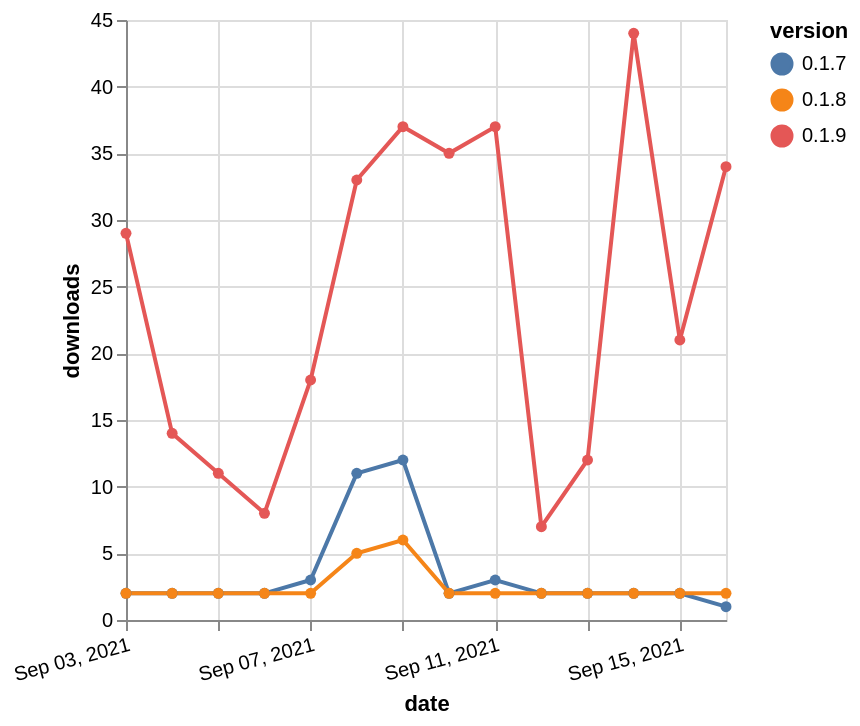

Source (Vega-Lite JSON):
### Vega-Lite specification from a JSON file in a GitHub repository (floating-point values rounded to 4 significant figures)
{"$schema": "https://vega.github.io/schema/vega-lite/v5.json", "description": "A simple bar chart with embedded data.", "data": {"values": [{"date": "2021-09-03", "total": 21201, "delta": 29, "version": "0.1.9"}, {"date": "2021-09-04", "total": 21215, "delta": 14, "version": "0.1.9"}, {"date": "2021-09-05", "total": 21226, "delta": 11, "version": "0.1.9"}, {"date": "2021-09-06", "total": 21234, "delta": 8, "version": "0.1.9"}, {"date": "2021-09-07", "total": 21252, "delta": 18, "version": "0.1.9"}, {"date": "2021-09-08", "total": 21285, "delta": 33, "version": "0.1.9"}, {"date": "2021-09-09", "total": 21322, "delta": 37, "version": "0.1.9"}, {"date": "2021-09-10", "total": 21357, "delta": 35, "version": "0.1.9"}, {"date": "2021-09-11", "total": 21394, "delta": 37, "version": "0.1.9"}, {"date": "2021-09-12", "total": 21401, "delta": 7, "version": "0.1.9"}, {"date": "2021-09-13", "total": 21413, "delta": 12, "version": "0.1.9"}, {"date": "2021-09-14", "total": 21457, "delta": 44, "version": "0.1.9"}, {"date": "2021-09-15", "total": 21478, "delta": 21, "version": "0.1.9"}, {"date": "2021-09-16", "total": 21512, "delta": 34, "version": "0.1.9"}, {"date": "2021-09-03", "total": 7968, "delta": 2, "version": "0.1.7"}, {"date": "2021-09-04", "total": 7970, "delta": 2, "version": "0.1.7"}, {"date": "2021-09-05", "total": 7972, "delta": 2, "version": "0.1.7"}, {"date": "2021-09-06", "total": 7974, "delta": 2, "version": "0.1.7"}, {"date": "2021-09-07", "total": 7977, "delta": 3, "version": "0.1.7"}, {"date": "2021-09-08", "total": 7988, "delta": 11, "version": "0.1.7"}, {"date": "2021-09-09", "total": 8000, "delta": 12, "version": "0.1.7"}, {"date": "2021-09-10", "total": 8002, "delta": 2, "version": "0.1.7"}, {"date": "2021-09-11", "total": 8005, "delta": 3, "version": "0.1.7"}, {"date": "2021-09-12", "total": 8007, "delta": 2, "version": "0.1.7"}, {"date": "2021-09-13", "total": 8009, "delta": 2, "version": "0.1.7"}, {"date": "2021-09-14", "total": 8011, "delta": 2, "version": "0.1.7"}, {"date": "2021-09-15", "total": 8013, "delta": 2, "version": "0.1.7"}, {"date": "2021-09-16", "total": 8014, "delta": 1, "version": "0.1.7"}, {"date": "2021-09-03", "total": 5105, "delta": 2, "version": "0.1.8"}, {"date": "2021-09-04", "total": 5107, "delta": 2, "version": "0.1.8"}, {"date": "2021-09-05", "total": 5109, "delta": 2, "version": "0.1.8"}, {"date": "2021-09-06", "total": 5111, "delta": 2, "version": "0.1.8"}, {"date": "2021-09-07", "total": 5113, "delta": 2, "version": "0.1.8"}, {"date": "2021-09-08", "total": 5118, "delta": 5, "version": "0.1.8"}, {"date": "2021-09-09", "total": 5124, "delta": 6, "version": "0.1.8"}, {"date": "2021-09-10", "total": 5126, "delta": 2, "version": "0.1.8"}, {"date": "2021-09-11", "total": 5128, "delta": 2, "version": "0.1.8"}, {"date": "2021-09-12", "total": 5130, "delta": 2, "version": "0.1.8"}, {"date": "2021-09-13", "total": 5132, "delta": 2, "version": "0.1.8"}, {"date": "2021-09-14", "total": 5134, "delta": 2, "version": "0.1.8"}, {"date": "2021-09-15", "total": 5136, "delta": 2, "version": "0.1.8"}, {"date": "2021-09-16", "total": 5138, "delta": 2, "version": "0.1.8"}]}, "width": "container", "mark": {"type": "line", "point": {"filled": true}}, "encoding": {"x": {"field": "date", "type": "temporal", "timeUnit": "yearmonthdate", "title": "date", "axis": {"labelAngle": -15}}, "y": {"field": "delta", "type": "quantitative", "title": "downloads"}, "color": {"field": "version", "type": "nominal"}, "tooltip": {"field": "delta"}}}
